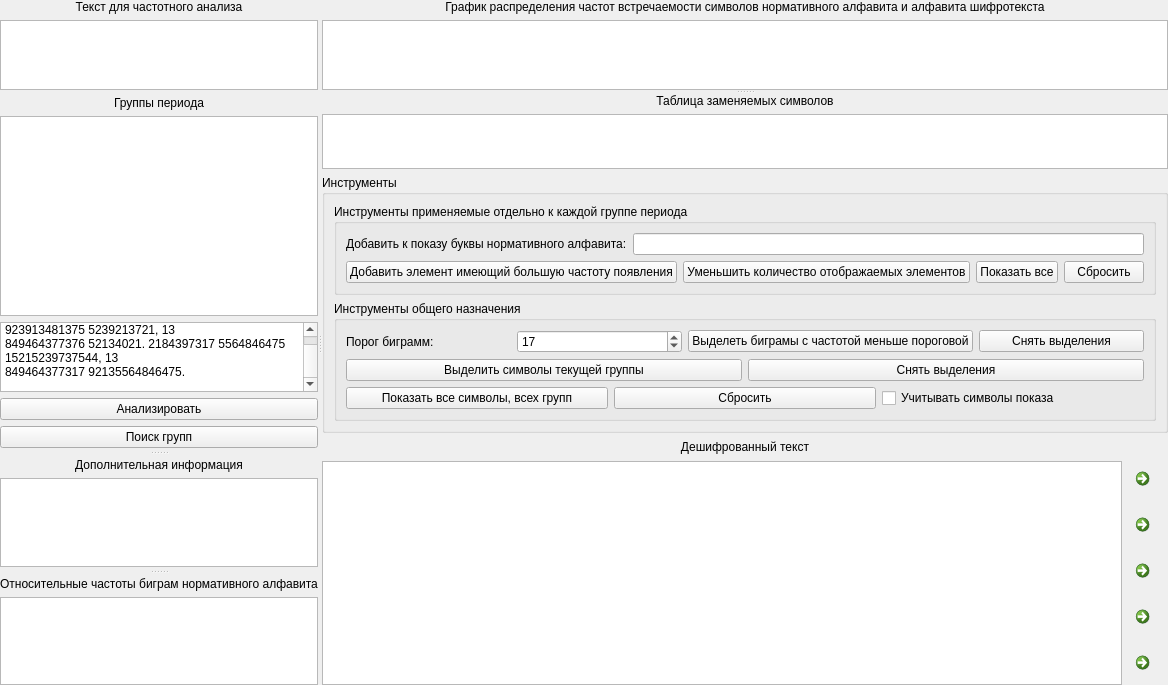
      <widget class="QSplitter" name="splitter_3">
       <property name="orientation">
        <enum>Qt::Horizontal</enum>
       </property>
       <widget class="QSplitter" name="splitter_2">
        <property name="orientation">
         <enum>Qt::Vertical</enum>
        </property>
        <property name="handleWidth">
         <number>10</number>
        </property>
        <widget class="QWidget" name="layoutWidget">
         <layout class="QVBoxLayout" name="verticalLayout_3">
          <item>
           <widget class="QLabel" name="label">
            <property name="text">
             <string>Текст для частотного анализа</string>
            </property>
            <property name="alignment">
             <set>Qt::AlignCenter</set>
            </property>
           </widget>
          </item>
          <item>
           <widget class="QListView" name="listView">
            <property name="focusPolicy">
             <enum>Qt::WheelFocus</enum>
            </property>
            <property name="styleSheet">
             <string notr="true"/>
            </property>
            <property name="editTriggers">
             <set>QAbstractItemView::NoEditTriggers</set>
            </property>
            <property name="showDropIndicator" stdset="0">
             <bool>false</bool>
            </property>
            <property name="selectionMode">
             <enum>QAbstractItemView::MultiSelection</enum>
            </property>
           </widget>
          </item>
          <item>
           <widget class="QLabel" name="label_10">
            <property name="text">
             <string>Группы периода</string>
            </property>
            <property name="alignment">
             <set>Qt::AlignCenter</set>
            </property>
           </widget>
          </item>
          <item>
           <widget class="QListView" name="listView_2">
            <property name="minimumSize">
             <size>
              <width>0</width>
              <height>200</height>
             </size>
            </property>
            <property name="maximumSize">
             <size>
              <width>16777215</width>
              <height>200</height>
             </size>
            </property>
            <property name="focusPolicy">
             <enum>Qt::WheelFocus</enum>
            </property>
            <property name="editTriggers">
             <set>QAbstractItemView::NoEditTriggers</set>
            </property>
            <property name="showDropIndicator" stdset="0">
             <bool>false</bool>
            </property>
           </widget>
          </item>
          <item>
           <widget class="QPlainTextEdit" name="plainTextEdit">
            <property name="minimumSize">
             <size>
              <width>0</width>
              <height>0</height>
             </size>
            </property>
            <property name="maximumSize">
             <size>
              <width>16777215</width>
              <height>16777215</height>
             </size>
            </property>
            <property name="plainText">
             <string>81647544 41 752152, 487521 21843973 923913481375 5239213721, 13
849464377376 52134021. 2184397317 5564846475 15215239737544, 13
849464377317 92135564846475.</string>
            </property>
            <property name="overwriteMode">
             <bool>true</bool>
            </property>
           </widget>
          </item>
          <item>
           <widget class="QPushButton" name="pushButton">
            <property name="text">
             <string>Анализировать</string>
            </property>
           </widget>
          </item>
          <item>
           <widget class="QPushButton" name="pushButton_7">
            <property name="toolTip">
             <string>&lt;html&gt;&lt;head/&gt;&lt;body&gt;&lt;p&gt;Разбить исходный текст на группы периода, выполнить частотный анализ для формирования статистических данных, и подобрать символы замещения в соответствии с статистикой&lt;/p&gt;&lt;/body&gt;&lt;/html&gt;</string>
            </property>
            <property name="text">
             <string>Поиск групп</string>
            </property>
           </widget>
          </item>
         </layout>
        </widget>
        <widget class="QWidget" name="layoutWidget_2">
         <layout class="QVBoxLayout" name="verticalLayout">
          <item>
           <widget class="QLabel" name="label_3">
            <property name="text">
             <string>Дополнительная информация</string>
            </property>
            <property name="alignment">
             <set>Qt::AlignCenter</set>
            </property>
           </widget>
          </item>
          <item>
           <widget class="QPlainTextEdit" name="plainTextEdit_3">
            <property name="readOnly">
             <bool>true</bool>
            </property>
           </widget>
          </item>
         </layout>
        </widget>
        <widget class="QWidget" name="layoutWidget_3">
         <layout class="QVBoxLayout" name="verticalLayout_2">
          <item>
           <widget class="QLabel" name="label_6">
            <property name="text">
             <string>Относительные частоты биграм нормативного алфавита</string>
            </property>
            <property name="alignment">
             <set>Qt::AlignCenter</set>
            </property>
           </widget>
          </item>
          <item>
           <widget class="QTableView" name="tableView_2">
            <property name="editTriggers">
             <set>QAbstractItemView::NoEditTriggers</set>
            </property>
            <attribute name="horizontalHeaderDefaultSectionSize">
             <number>40</number>
            </attribute>
           </widget>
          </item>
         </layout>
        </widget>
       </widget>
       <widget class="QSplitter" name="splitter">
        <property name="orientation">
         <enum>Qt::Vertical</enum>
        </property>
        <widget class="QWidget" name="layoutWidget_4">
         <layout class="QVBoxLayout" name="verticalLayout_4">
          <item>
           <widget class="QLabel" name="label_5">
            <property name="text">
             <string>График распределения частот встречаемости символов нормативного алфавита и алфавита шифротекста</string>
            </property>
            <property name="alignment">
             <set>Qt::AlignCenter</set>
            </property>
           </widget>
          </item>
          <item>
           <widget class="QGraphicsView" name="graphicsView">
            <property name="verticalScrollBarPolicy">
             <enum>Qt::ScrollBarAlwaysOff</enum>
            </property>
            <property name="horizontalScrollBarPolicy">
             <enum>Qt::ScrollBarAlwaysOff</enum>
            </property>
           </widget>
          </item>
         </layout>
        </widget>
        <widget class="QWidget" name="layoutWidget">
         <layout class="QVBoxLayout" name="verticalLayout_8">
          <item>
           <widget class="QLabel" name="label_2">
            <property name="text">
             <string>Таблица заменяемых символов</string>
            </property>
            <property name="alignment">
             <set>Qt::AlignCenter</set>
            </property>
           </widget>
          </item>
          <item>
           <widget class="QTableView" name="tableView">
            <property name="minimumSize">
             <size>
              <width>0</width>
              <height>55</height>
             </size>
            </property>
            <property name="maximumSize">
             <size>
              <width>16777215</width>
              <height>55</height>
             </size>
            </property>
            <property name="toolTip">
             <string>&lt;html&gt;&lt;head/&gt;&lt;body&gt;&lt;p&gt;Для замены соответствующих символов:&lt;br/&gt;&lt;span style=&quot; font-weight:600;&quot;&gt;1.&lt;/span&gt;&lt;span style=&quot; font-style:italic;&quot;&gt;Выбирите одинарным кликом левой кнопкой мыши, по столбцу таблицы, символ, который требуется заменить;&lt;/span&gt;&lt;/p&gt;&lt;p&gt;&lt;span style=&quot; font-weight:600;&quot;&gt;2. &lt;/span&gt;&lt;span style=&quot; font-style:italic;&quot;&gt;Выполните двойной клик по символу на который требуется заменить символ выбраный в п.1.&lt;/span&gt;&lt;/p&gt;&lt;/body&gt;&lt;/html&gt;</string>
            </property>
            <property name="verticalScrollBarPolicy">
             <enum>Qt::ScrollBarAlwaysOff</enum>
            </property>
            <property name="horizontalScrollBarPolicy">
             <enum>Qt::ScrollBarAlwaysOff</enum>
            </property>
            <property name="editTriggers">
             <set>QAbstractItemView::NoEditTriggers</set>
            </property>
            <attribute name="horizontalHeaderDefaultSectionSize">
             <number>25</number>
            </attribute>
            <attribute name="horizontalHeaderMinimumSectionSize">
             <number>25</number>
            </attribute>
            <attribute name="verticalHeaderVisible">
             <bool>false</bool>
            </attribute>
            <attribute name="verticalHeaderDefaultSectionSize">
             <number>25</number>
            </attribute>
            <attribute name="verticalHeaderMinimumSectionSize">
             <number>25</number>
            </attribute>
           </widget>
          </item>
          <item>
           <widget class="QGroupBox" name="groupBox">
            <property name="minimumSize">
             <size>
              <width>0</width>
              <height>0</height>
             </size>
            </property>
            <property name="title">
             <string>Инструменты</string>
            </property>
            <layout class="QVBoxLayout" name="verticalLayout_5">
             <item>
              <widget class="QGroupBox" name="groupBox_4">
               <property name="title">
                <string>Инструменты применяемые отдельно к каждой группе периода</string>
               </property>
               <layout class="QGridLayout" name="gridLayout_8">
                <item row="0" column="0">
                 <layout class="QHBoxLayout" name="horizontalLayout_3">
                  <item>
                   <widget class="QLabel" name="label_8">
                    <property name="text">
                     <string>Добавить к показу буквы нормативного алфавита:</string>
                    </property>
                   </widget>
                  </item>
                  <item>
                   <widget class="QLineEdit" name="lineEdit">
                    <property name="toolTip">
                     <string>&lt;html&gt;&lt;head/&gt;&lt;body&gt;&lt;p&gt;Введите элементы нормативного алфавита для их добавления к показу&lt;br/&gt;&lt;span style=&quot; font-weight:600;&quot;&gt;Не чувствительно к регистру!&lt;/span&gt;&lt;/p&gt;&lt;/body&gt;&lt;/html&gt;</string>
                    </property>
                   </widget>
                  </item>
                 </layout>
                </item>
                <item row="1" column="0">
                 <layout class="QHBoxLayout" name="horizontalLayout_5">
                  <item>
                   <widget class="QPushButton" name="add_simbol">
                    <property name="toolTip">
                     <string>&lt;html&gt;&lt;head/&gt;&lt;body&gt;&lt;p&gt;Добавить к показу элемент имеющий наибольшую частоту появления&lt;/p&gt;&lt;/body&gt;&lt;/html&gt;</string>
                    </property>
                    <property name="text">
                     <string>Добавить элемент имеющий большую частоту появления</string>
                    </property>
                   </widget>
                  </item>
                  <item>
                   <widget class="QPushButton" name="pushButton_2">
                    <property name="toolTip">
                     <string>&lt;html&gt;&lt;head/&gt;&lt;body&gt;&lt;p&gt;Убрать последний добавленный элемент имеющий наибольшую частоту появления&lt;/p&gt;&lt;/body&gt;&lt;/html&gt;</string>
                    </property>
                    <property name="text">
                     <string>Уменьшить количество отображаемых элементов</string>
                    </property>
                   </widget>
                  </item>
                  <item>
                   <widget class="QPushButton" name="pushButton_5">
                    <property name="toolTip">
                     <string>&lt;html&gt;&lt;head/&gt;&lt;body&gt;&lt;p&gt;Показать все элементы замещения&lt;/p&gt;&lt;/body&gt;&lt;/html&gt;</string>
                    </property>
                    <property name="text">
                     <string>Показать все</string>
                    </property>
                   </widget>
                  </item>
                  <item>
                   <widget class="QPushButton" name="pushButton_4">
                    <property name="toolTip">
                     <string>&lt;html&gt;&lt;head/&gt;&lt;body&gt;&lt;p&gt;Скрыть все элементы замещения, кроме приоритетных(добавленных к показу принудительно)&lt;/p&gt;&lt;/body&gt;&lt;/html&gt;</string>
                    </property>
                    <property name="text">
                     <string>Сбросить</string>
                    </property>
                   </widget>
                  </item>
                 </layout>
                </item>
               </layout>
              </widget>
             </item>
             <item>
              <widget class="QGroupBox" name="groupBox_5">
               <property name="title">
                <string>Инструменты общего назначения</string>
               </property>
               <layout class="QVBoxLayout" name="verticalLayout_9">
                <item>
                 <layout class="QHBoxLayout" name="horizontalLayout">
                  <item>
                   <widget class="QLabel" name="label_7">
                    <property name="text">
                     <string>Порог биграмм:</string>
                    </property>
                   </widget>
                  </item>
                  <item>
                   <widget class="QSpinBox" name="spinBox">
                    <property name="maximum">
                     <number>100</number>
                    </property>
                    <property name="value">
                     <number>17</number>
                    </property>
                   </widget>
                  </item>
                  <item>
                   <widget class="QPushButton" name="add_select">
                    <property name="toolTip">
                     <string>&lt;html&gt;&lt;head/&gt;&lt;body&gt;&lt;p&gt;Выделить редковстречающиеся сочетания букв&lt;/p&gt;&lt;/body&gt;&lt;/html&gt;</string>
                    </property>
                    <property name="text">
                     <string>Выделеть биграмы с частотой меньше пороговой</string>
                    </property>
                   </widget>
                  </item>
                  <item>
                   <widget class="QPushButton" name="pushButton_3">
                    <property name="text">
                     <string>Снять выделения</string>
                    </property>
                   </widget>
                  </item>
                 </layout>
                </item>
                <item>
                 <layout class="QHBoxLayout" name="horizontalLayout_2">
                  <item>
                   <widget class="QPushButton" name="pushButton_8">
                    <property name="text">
                     <string>Выделить символы текущей группы</string>
                    </property>
                   </widget>
                  </item>
                  <item>
                   <widget class="QPushButton" name="pushButton_9">
                    <property name="text">
                     <string>Снять выделения</string>
                    </property>
                   </widget>
                  </item>
                 </layout>
                </item>
                <item>
                 <layout class="QHBoxLayout" name="horizontalLayout_11">
                  <item>
                   <widget class="QPushButton" name="pushButton_10">
                    <property name="toolTip">
                     <string>&lt;html&gt;&lt;head/&gt;&lt;body&gt;&lt;p&gt;Показать все симмволы замещения , всех групп периода&lt;/p&gt;&lt;/body&gt;&lt;/html&gt;</string>
                    </property>
                    <property name="text">
                     <string>Показать все символы, всех групп</string>
                    </property>
                   </widget>
                  </item>
                  <item>
                   <widget class="QPushButton" name="pushButton_11">
                    <property name="toolTip">
                     <string>&lt;html&gt;&lt;head/&gt;&lt;body&gt;&lt;p&gt;Скрыть все символы замещения, всех групп&lt;/p&gt;&lt;/body&gt;&lt;/html&gt;</string>
                    </property>
                    <property name="text">
                     <string>Сбросить</string>
                    </property>
                   </widget>
                  </item>
                  <item>
                   <widget class="QCheckBox" name="checkBox">
                    <property name="toolTip">
                     <string>&lt;html&gt;&lt;head/&gt;&lt;body&gt;&lt;p&gt;Учитывать символы добавленные к показу принудительно&lt;/p&gt;&lt;/body&gt;&lt;/html&gt;</string>
                    </property>
                    <property name="text">
                     <string>Учитывать символы показа</string>
                    </property>
                   </widget>
                  </item>
                 </layout>
                </item>
               </layout>
              </widget>
             </item>
            </layout>
           </widget>
          </item>
          <item>
           <layout class="QVBoxLayout" name="verticalLayout_7">
            <item>
             <widget class="QLabel" name="label_4">
              <property name="minimumSize">
               <size>
                <width>0</width>
                <height>16</height>
               </size>
              </property>
              <property name="maximumSize">
               <size>
                <width>16777215</width>
                <height>16</height>
               </size>
              </property>
              <property name="baseSize">
               <size>
                <width>0</width>
                <height>0</height>
               </size>
              </property>
              <property name="text">
               <string>Дешифрованный текст</string>
              </property>
              <property name="alignment">
               <set>Qt::AlignCenter</set>
              </property>
             </widget>
            </item>
            <item>
             <layout class="QHBoxLayout" name="horizontalLayout_6">
              <item>
               <widget class="QPlainTextEdit" name="plainTextEdit_2">
                <property name="font">
                 <font>
                  <pointsize>11</pointsize>
                 </font>
                </property>
                <property name="contextMenuPolicy">
                 <enum>Qt::CustomContextMenu</enum>
                </property>
                <property name="toolTip">
                 <string>&lt;html&gt;&lt;head/&gt;&lt;body&gt;&lt;p&gt;&lt;span style=&quot; font-size:8pt;&quot;&gt;Кликните правой кнопкой мыши по слову для просмотра всех вариантов его замены и выбирите наиболее подходящий вариант&lt;/span&gt;&lt;/p&gt;&lt;/body&gt;&lt;/html&gt;</string>
                </property>
                <property name="readOnly">
                 <bool>true</bool>
                </property>
               </widget>
              </item>
              <item>
               <layout class="QVBoxLayout" name="verticalLayout_6">
                <item>
                 <widget class="QCommandLinkButton" name="commandLinkButton">
                  <property name="minimumSize">
                   <size>
                    <width>40</width>
                    <height>40</height>
                   </size>
                  </property>
                  <property name="maximumSize">
                   <size>
                    <width>40</width>
                    <height>40</height>
                   </size>
                  </property>
                  <property name="baseSize">
                   <size>
                    <width>50</width>
                    <height>50</height>
                   </size>
                  </property>
                  <property name="toolTip">
                   <string>&lt;html&gt;&lt;head/&gt;&lt;body&gt;&lt;p&gt;Выделить выбранный сегмент текста цветным маркером&lt;/p&gt;&lt;/body&gt;&lt;/html&gt;</string>
                  </property>
                  <property name="text">
                   <string/>
                  </property>
                  <property name="icon">
                   <iconset resource="rec.qrc">
                    <normaloff>:/img/magenta.png</normaloff>:/img/magenta.png</iconset>
                  </property>
                  <property name="iconSize">
                   <size>
                    <width>30</width>
                    <height>30</height>
                   </size>
                  </property>
                 </widget>
                </item>
                <item>
                 <widget class="QCommandLinkButton" name="commandLinkButton_2">
                  <property name="minimumSize">
                   <size>
                    <width>40</width>
                    <height>40</height>
                   </size>
                  </property>
                  <property name="maximumSize">
                   <size>
                    <width>40</width>
                    <height>40</height>
                   </size>
                  </property>
                  <property name="toolTip">
                   <string>&lt;html&gt;&lt;head/&gt;&lt;body&gt;&lt;p&gt;Выделить выбранный сегмент текста цветным маркером&lt;/p&gt;&lt;/body&gt;&lt;/html&gt;</string>
                  </property>
                  <property name="text">
                   <string/>
                  </property>
                  <property name="icon">
                   <iconset resource="rec.qrc">
                    <normaloff>:/img/orange.png</normaloff>:/img/orange.png</iconset>
                  </property>
                  <property name="iconSize">
                   <size>
                    <width>30</width>
                    <height>30</height>
                   </size>
                  </property>
                 </widget>
                </item>
                <item>
                 <widget class="QCommandLinkButton" name="commandLinkButton_3">
                  <property name="minimumSize">
                   <size>
                    <width>40</width>
                    <height>40</height>
                   </size>
                  </property>
                  <property name="maximumSize">
                   <size>
                    <width>40</width>
                    <height>40</height>
                   </size>
                  </property>
                  <property name="toolTip">
                   <string>&lt;html&gt;&lt;head/&gt;&lt;body&gt;&lt;p&gt;Выделить выбранный сегмент текста цветным маркером&lt;/p&gt;&lt;/body&gt;&lt;/html&gt;</string>
                  </property>
                  <property name="text">
                   <string/>
                  </property>
                  <property name="icon">
                   <iconset resource="rec.qrc">
                    <normaloff>:/img/springgreen.png</normaloff>:/img/springgreen.png</iconset>
                  </property>
                  <property name="iconSize">
                   <size>
                    <width>30</width>
                    <height>30</height>
                   </size>
                  </property>
                 </widget>
                </item>
                <item>
                 <widget class="QCommandLinkButton" name="commandLinkButton_4">
                  <property name="minimumSize">
                   <size>
                    <width>40</width>
                    <height>40</height>
                   </size>
                  </property>
                  <property name="maximumSize">
                   <size>
                    <width>40</width>
                    <height>40</height>
                   </size>
                  </property>
                  <property name="toolTip">
                   <string>&lt;html&gt;&lt;head/&gt;&lt;body&gt;&lt;p&gt;Выделить выбранный сегмент текста цветным маркером&lt;/p&gt;&lt;/body&gt;&lt;/html&gt;</string>
                  </property>
                  <property name="text">
                   <string/>
                  </property>
                  <property name="icon">
                   <iconset resource="rec.qrc">
                    <normaloff>:/img/yellow.png</normaloff>:/img/yellow.png</iconset>
                  </property>
                  <property name="iconSize">
                   <size>
                    <width>30</width>
                    <height>30</height>
                   </size>
                  </property>
                 </widget>
                </item>
                <item>
                 <widget class="QCommandLinkButton" name="commandLinkButton_5">
                  <property name="minimumSize">
                   <size>
                    <width>40</width>
                    <height>40</height>
                   </size>
                  </property>
                  <property name="maximumSize">
                   <size>
                    <width>40</width>
                    <height>40</height>
                   </size>
                  </property>
                  <property name="toolTip">
                   <string>&lt;html&gt;&lt;head/&gt;&lt;body&gt;&lt;p&gt;Удалить выделение выбранной области&lt;/p&gt;&lt;/body&gt;&lt;/html&gt;</string>
                  </property>
                  <property name="text">
                   <string/>
                  </property>
                  <property name="icon">
                   <iconset resource="rec.qrc">
                    <normaloff>:/img/eraser.png</normaloff>:/img/eraser.png</iconset>
                  </property>
                  <property name="iconSize">
                   <size>
                    <width>30</width>
                    <height>30</height>
                   </size>
                  </property>
                 </widget>
                </item>
               </layout>
              </item>
             </layout>
            </item>
           </layout>
          </item>
         </layout>
        </widget>
       </widget>
      </widget>
